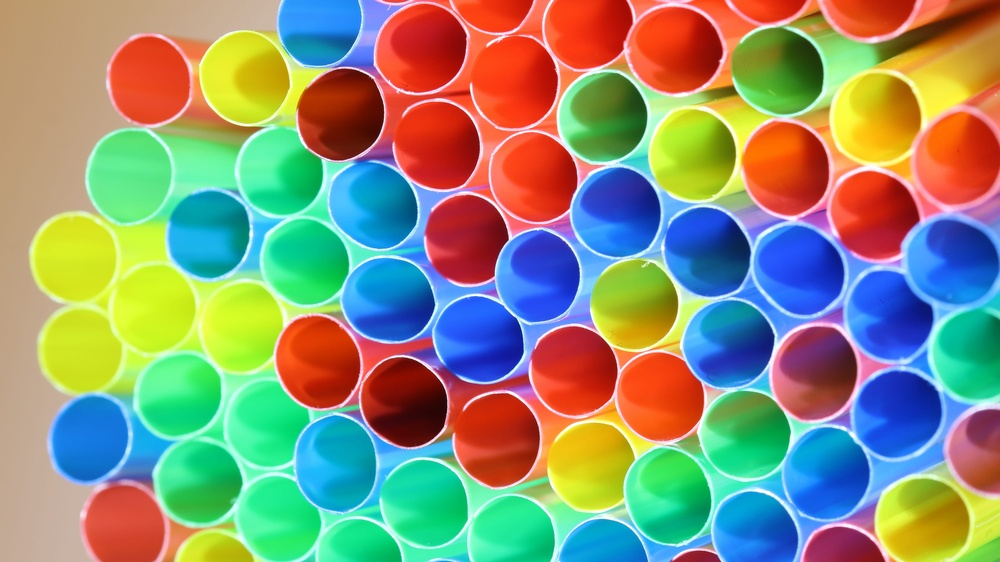
#> input picture img/sample1.jpg, 1000 x 562 px, shrunk from 1920 x 1080 before the run
$ python main.py
#> lines starting #> are read from the running program, lines starting #| are printed output that depends on the picture
from PIL import Image
import numpy as np

def process_image(image_path):
    # Load the image
#> called with image_path = './img/sample1.jpg'
    img = Image.open(image_path).convert("RGB")
#> img is the input picture: PIL image 1000x562 RGB; mean R, G, B 140.2, 147, 120.3
    img_array = np.array(img)


    # Get the dimensions of the image
    height, width, _ = img_array.shape
#> height = 562; width = 1000


    # Create empty arrays for red, green, and blue channels
    red_array = np.zeros((height, width, 3), dtype=np.uint8)
    green_array = np.zeros((height, width, 3), dtype=np.uint8)
    blue_array = np.zeros((height, width, 3), dtype=np.uint8)


    # Process each pixel and set only the respective color component in each array
    for i in range(height):
        for j in range(width):
            r, g, b = img_array[i, j]
            if r > g and r > b:

                red_array[i, j] = [r, 0, 0]
            elif g > r and g > b:

                green_array[i, j] = [0, g, 0]
            elif b > r and b > g:

                blue_array[i, j] = [0, 0, b]
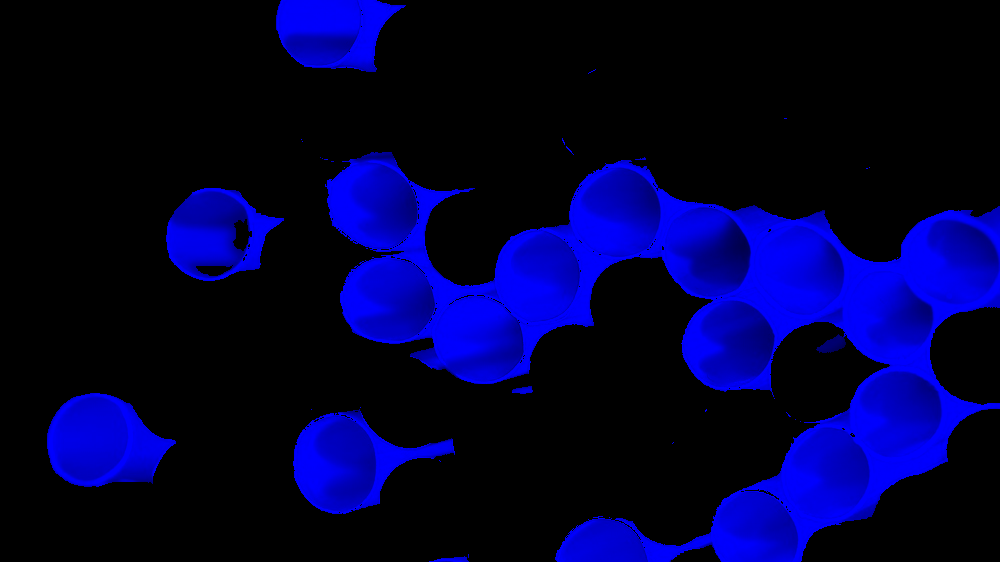
#> blue_array: shape (562, 1000, 3); mean R, G, B 0, 0, 55.3
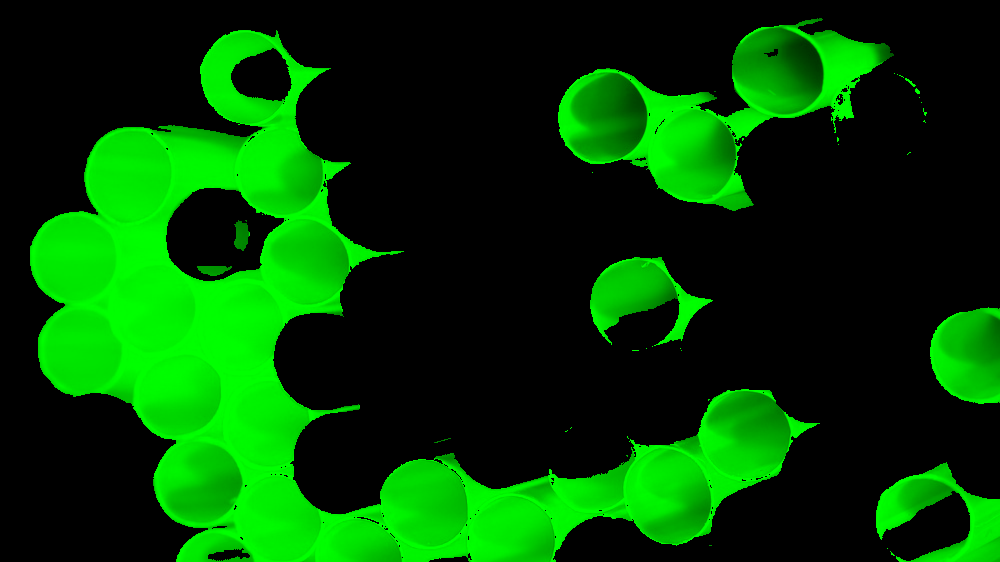
#> green_array: shape (562, 1000, 3); mean R, G, B 0, 68.3, 0
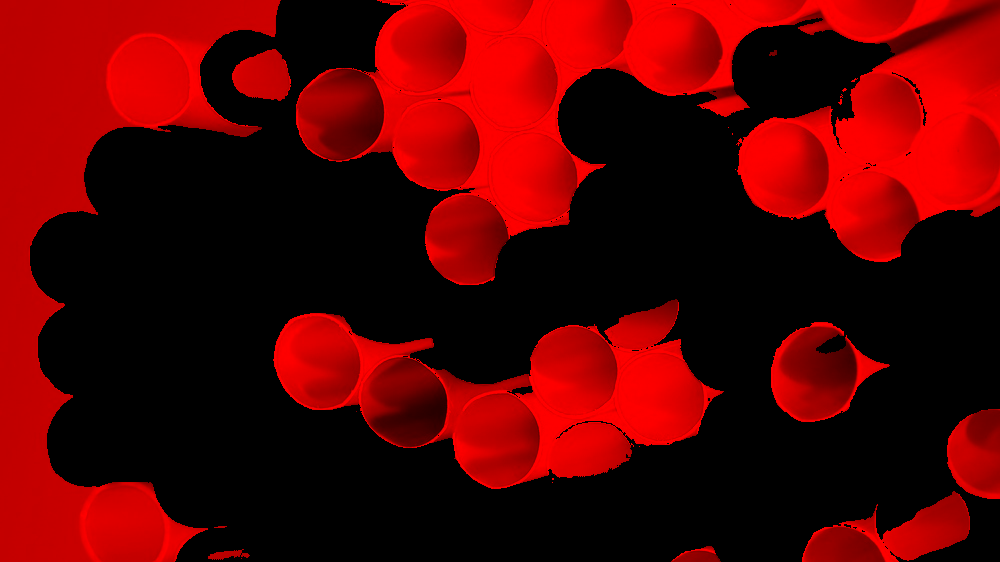
#> red_array: shape (562, 1000, 3); mean R, G, B 88.1, 0, 0

    return red_array, green_array, blue_array

# Example usage
image_path = './img/sample1.jpg'
red_array, green_array, blue_array = process_image(image_path)

# Converting the arrays back to images to visualize the separated colors
red_image = Image.fromarray(red_array)
green_image = Image.fromarray(green_array)
blue_image = Image.fromarray(blue_array)

# Display the images
red_image.show(title="Red Pixels Only")
green_image.show(title="Green Pixels Only")
blue_image.show(title="Blue Pixels Only")

$ run again, with img/sample0.jpg copied over img/sample1.jpg
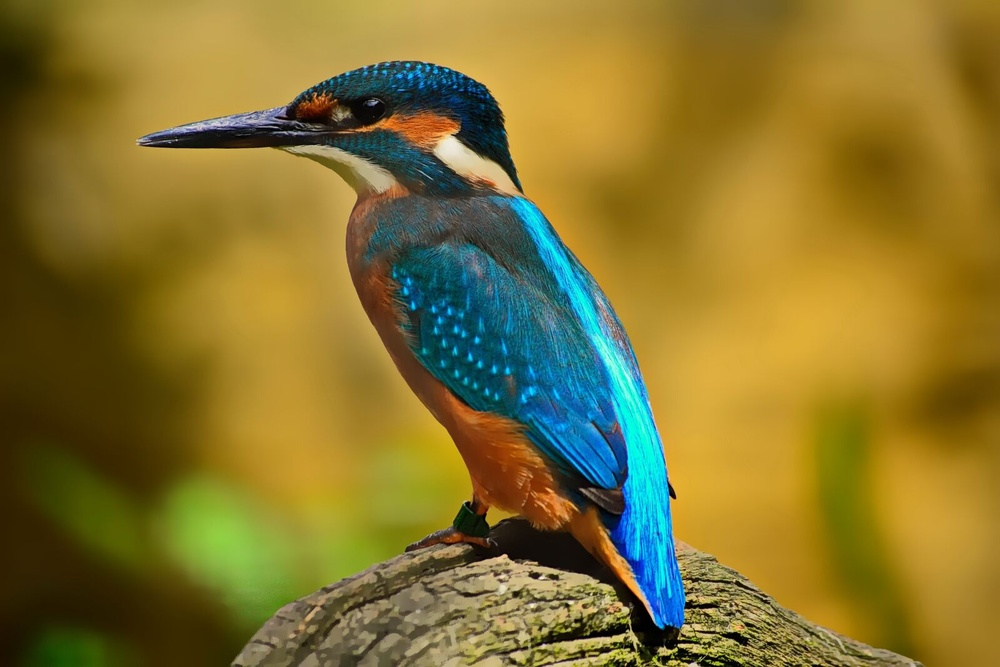
#> input picture img/sample0.jpg, 1000 x 667 px, shrunk from 1600 x 1067 before the run
#> in process_image, img is the input picture: PIL image 1000x667 RGB; mean R, G, B 132.9, 115.8, 46.7
#> after the loop in process_image, `for i in range(height):`:
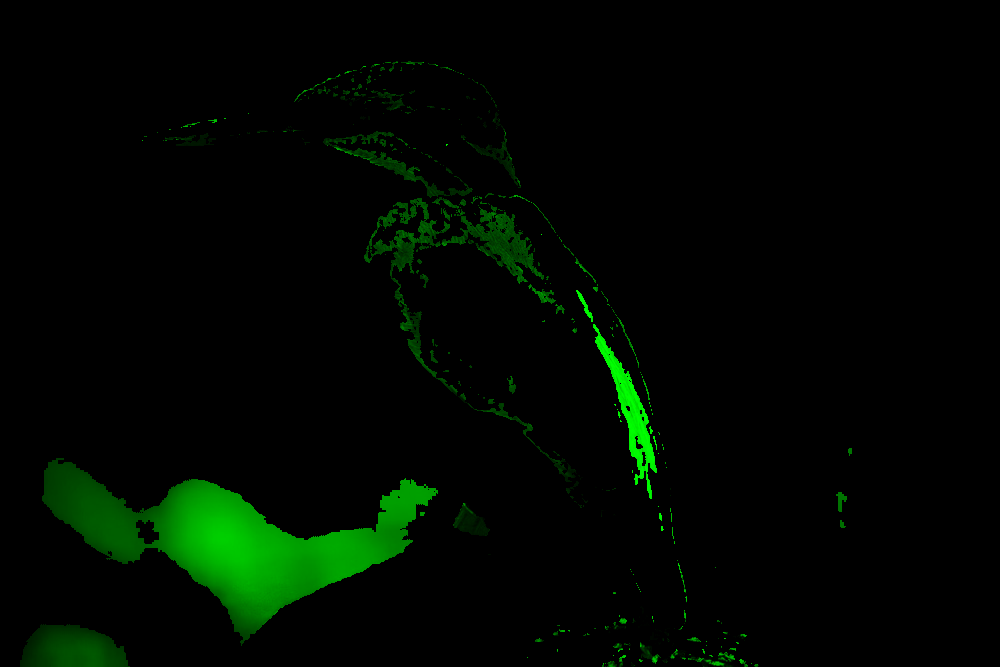
#> green_array: shape (667, 1000, 3); mean R, G, B 0, 8.1, 0
#> after the loop in process_image, `for i in range(height):`:
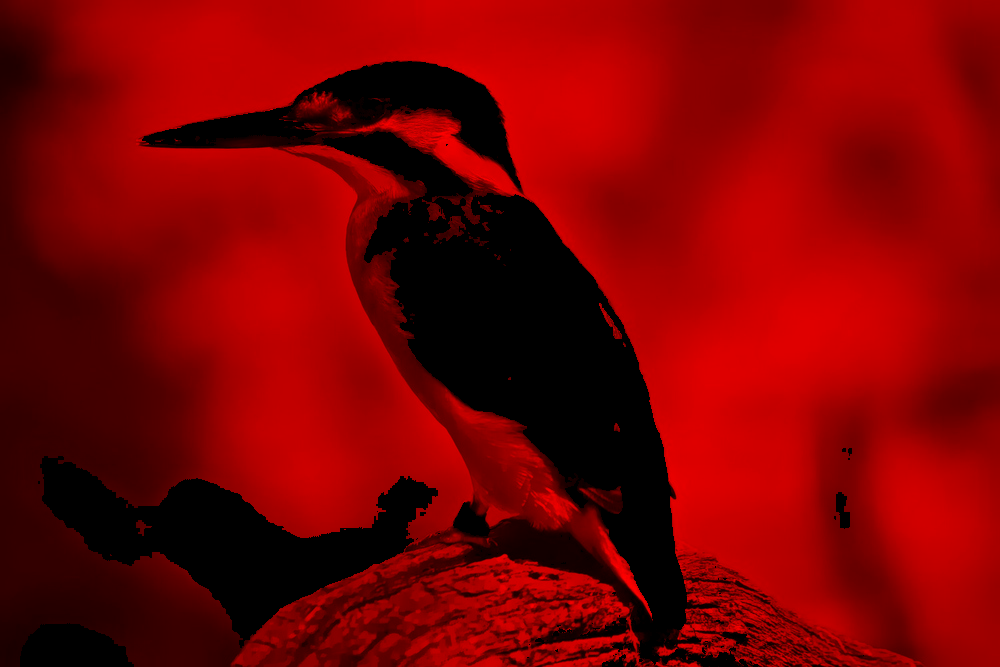
#> red_array: shape (667, 1000, 3); mean R, G, B 124, 0, 0

$ run again, with img/sample3.jpg copied over img/sample1.jpg
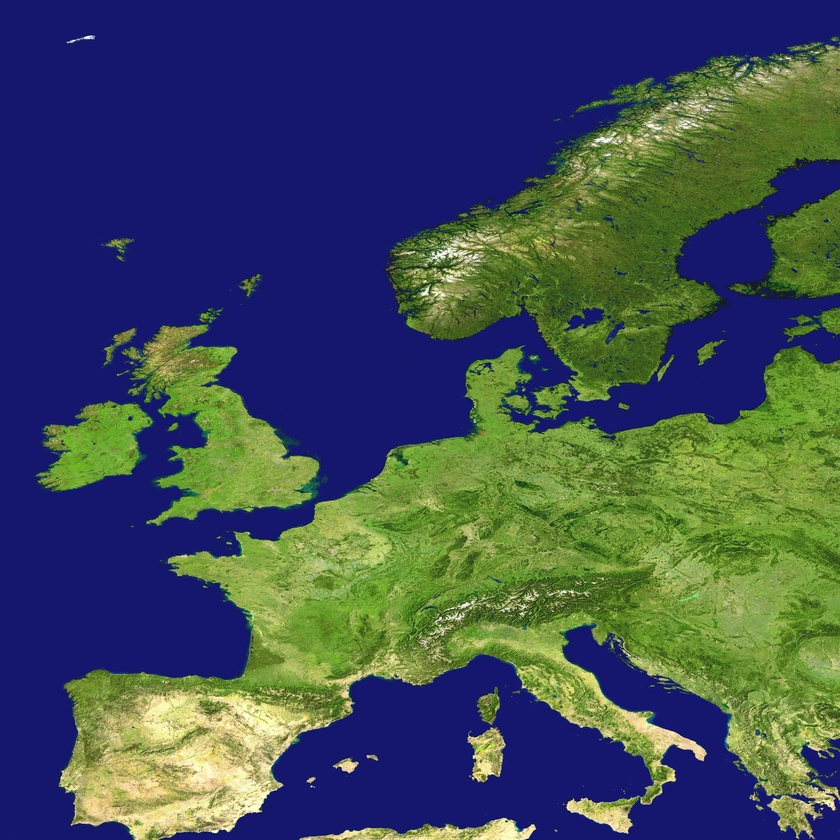
#> input picture img/sample3.jpg, 840 x 840 px, shrunk from 1920 x 1920 before the run
#> in process_image, img is the input picture: PIL image 840x840 RGB; mean R, G, B 64.1, 77.4, 88.3
#> after the loop in process_image, `for i in range(height):`:
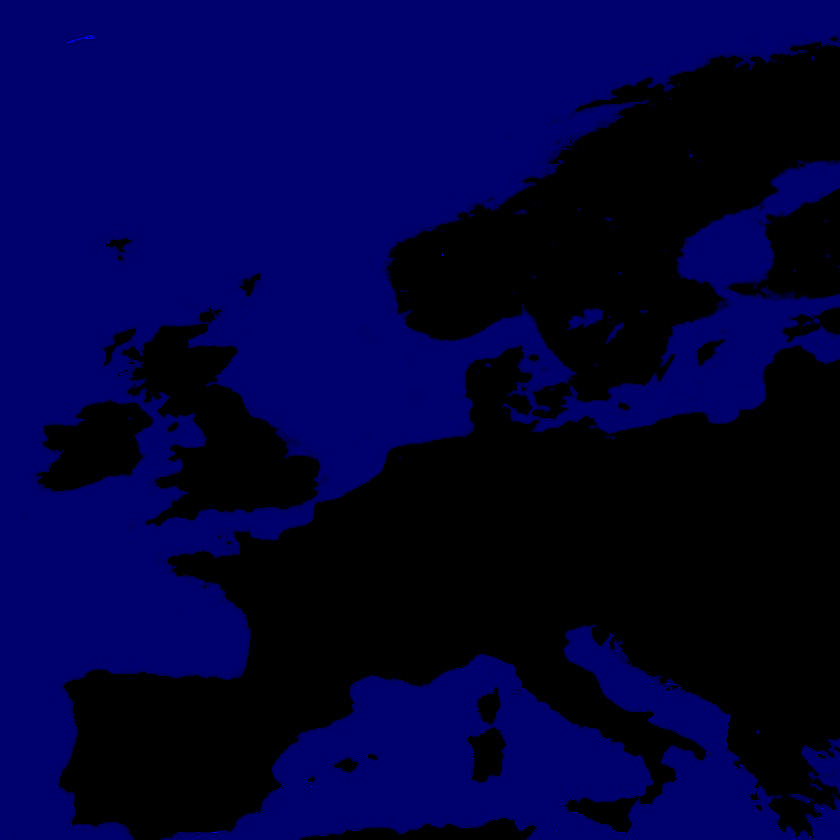
#> blue_array: shape (840, 840, 3); mean R, G, B 0, 0, 59.8
#> after the loop in process_image, `for i in range(height):`:
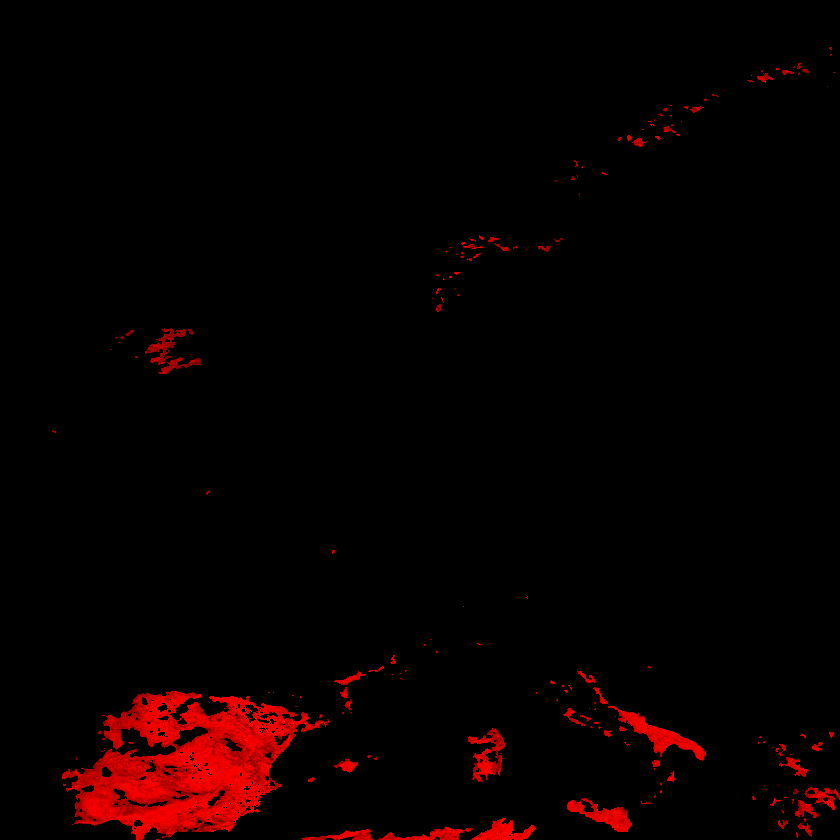
#> red_array: shape (840, 840, 3); mean R, G, B 8.7, 0, 0

$ run again, with img/sample4.jpg copied over img/sample1.jpg
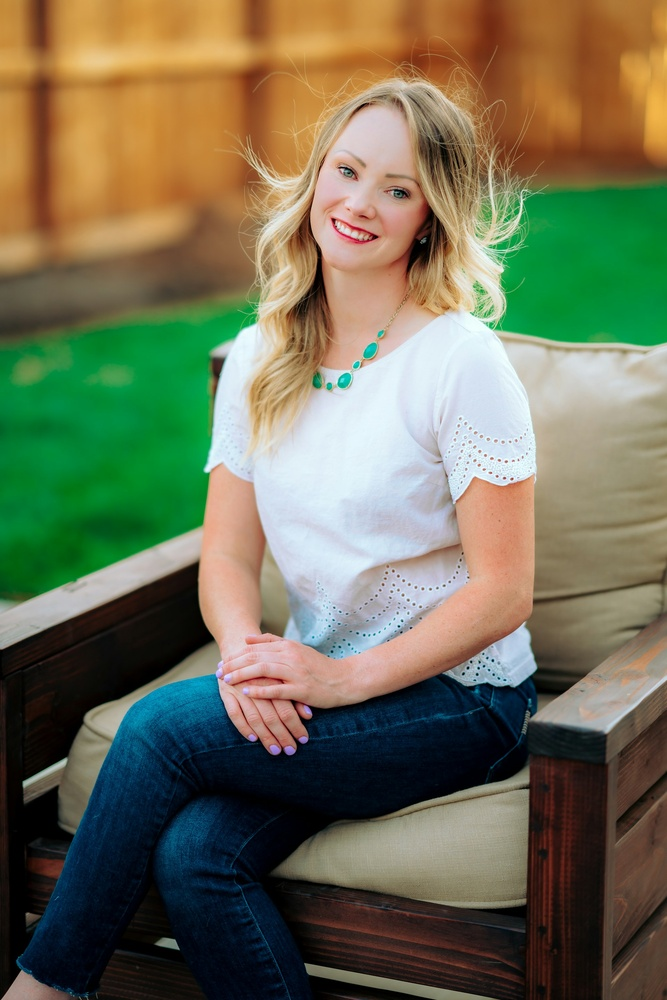
#> input picture img/sample4.jpg, 667 x 1000 px, shrunk from 1920 x 2879 before the run
#> in process_image, img is the input picture: PIL image 667x1000 RGB; mean R, G, B 112.7, 112.2, 86.2
#> after the loop in process_image, `for i in range(height):`:
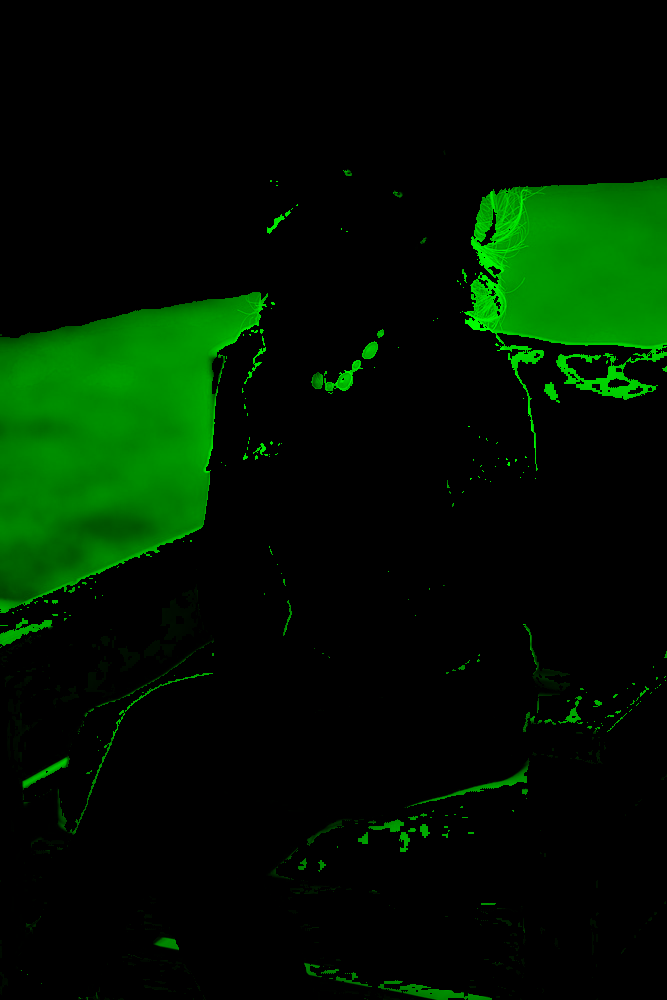
#> green_array: shape (1000, 667, 3); mean R, G, B 0, 20.1, 0
#> after the loop in process_image, `for i in range(height):`:
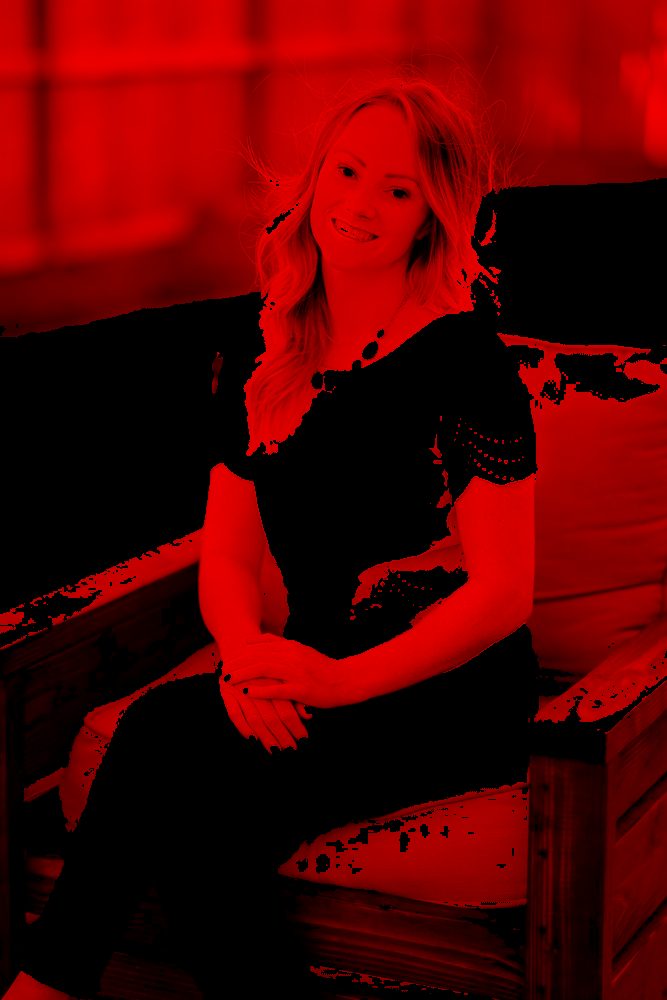
#> red_array: shape (1000, 667, 3); mean R, G, B 85.9, 0, 0
